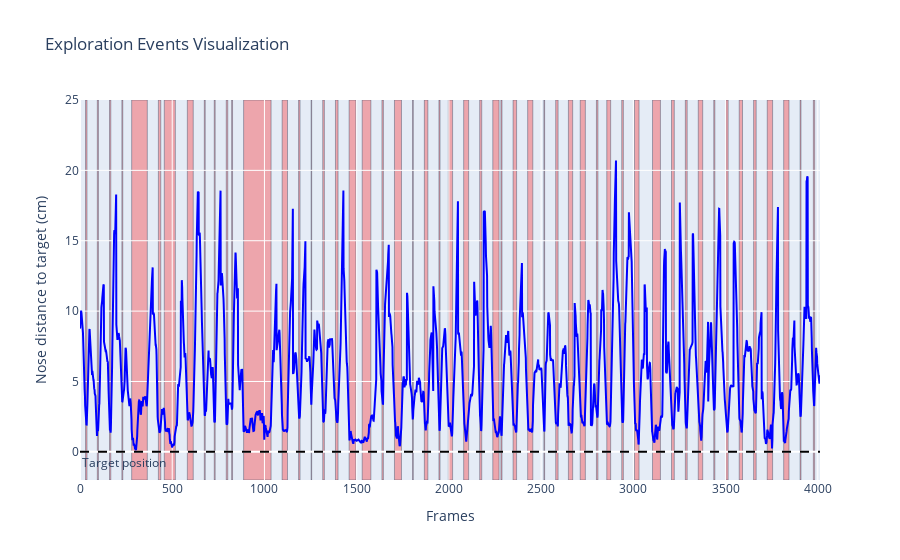

The notebook cell saved with this chart:
### Markdown cell above
---
We can see on the testing data that the exploratory events happen when the nose gets close to the object

### Code cell
rst.plot_example_data(model_dict['X_ts'], model_dict['y_ts'])

### Figure 1 — Plotly figure (JSON) as saved in the notebook; plotly's stock layout.template omitted (floating-point values rounded to 4 significant figures; data arrays with more than 128 entries replaced by an {"elided": "..."} marker saying what was removed)
{"data": [{"line": {"color": "blue"}, "mode": "lines", "name": "Position", "type": "scatter", "x": {"elided": "4013 int values"}, "y": {"elided": "4013 float values"}}], "layout": {"annotations": [{"showarrow": false, "text": "Target position", "x": 0, "xanchor": "left", "xref": "x domain", "y": 0, "yanchor": "top", "yref": "y"}], "legend": {"bgcolor": "rgba(255,255,255,0.6)", "orientation": "h", "x": 0.5, "xanchor": "center", "y": 1.05, "yanchor": "bottom"}, "shapes": [{"fillcolor": "rgba(255,0,0,0.3)", "layer": "below", "line": {"width": 0.4}, "type": "rect", "x0": 30, "x1": 38, "y0": -2, "y1": 25}, {"fillcolor": "rgba(255,0,0,0.3)", "layer": "below", "line": {"width": 0.4}, "type": "rect", "x0": 94, "x1": 100, "y0": -2, "y1": 25}, {"fillcolor": "rgba(255,0,0,0.3)", "layer": "below", "line": {"width": 0.4}, "type": "rect", "x0": 160, "x1": 167, "y0": -2, "y1": 25}, {"fillcolor": "rgba(255,0,0,0.3)", "layer": "below", "line": {"width": 0.4}, "type": "rect", "x0": 227, "x1": 232, "y0": -2, "y1": 25}, {"fillcolor": "rgba(255,0,0,0.3)", "layer": "below", "line": {"width": 0.4}, "type": "rect", "x0": 280, "x1": 365, "y0": -2, "y1": 25}, {"fillcolor": "rgba(255,0,0,0.3)", "layer": "below", "line": {"width": 0.4}, "type": "rect", "x0": 425, "x1": 438, "y0": -2, "y1": 25}, {"fillcolor": "rgba(255,0,0,0.3)", "layer": "below", "line": {"width": 0.4}, "type": "rect", "x0": 457, "x1": 517, "y0": -2, "y1": 25}, {"fillcolor": "rgba(255,0,0,0.3)", "layer": "below", "line": {"width": 0.4}, "type": "rect", "x0": 582, "x1": 614, "y0": -2, "y1": 25}, {"fillcolor": "rgba(255,0,0,0.3)", "layer": "below", "line": {"width": 0.4}, "type": "rect", "x0": 674, "x1": 679, "y0": -2, "y1": 25}, {"fillcolor": "rgba(255,0,0,0.3)", "layer": "below", "line": {"width": 0.4}, "type": "rect", "x0": 728, "x1": 733, "y0": -2, "y1": 25}, {"fillcolor": "rgba(255,0,0,0.3)", "layer": "below", "line": {"width": 0.4}, "type": "rect", "x0": 793, "x1": 801, "y0": -2, "y1": 25}, {"fillcolor": "rgba(255,0,0,0.3)", "layer": "below", "line": {"width": 0.4}, "type": "rect", "x0": 822, "x1": 827, "y0": -2, "y1": 25}, {"fillcolor": "rgba(255,0,0,0.3)", "layer": "below", "line": {"width": 0.4}, "type": "rect", "x0": 887, "x1": 1036, "y0": -2, "y1": 25}, {"fillcolor": "rgba(255,0,0,0.3)", "layer": "below", "line": {"width": 0.4}, "type": "rect", "x0": 1096, "x1": 1125, "y0": -2, "y1": 25}, {"fillcolor": "rgba(255,0,0,0.3)", "layer": "below", "line": {"width": 0.4}, "type": "rect", "x0": 1185, "x1": 1193, "y0": -2, "y1": 25}, {"fillcolor": "rgba(255,0,0,0.3)", "layer": "below", "line": {"width": 0.4}, "type": "rect", "x0": 1253, "x1": 1256, "y0": -2, "y1": 25}, {"fillcolor": "rgba(255,0,0,0.3)", "layer": "below", "line": {"width": 0.4}, "type": "rect", "x0": 1316, "x1": 1325, "y0": -2, "y1": 25}, {"fillcolor": "rgba(255,0,0,0.3)", "layer": "below", "line": {"width": 0.4}, "type": "rect", "x0": 1385, "x1": 1399, "y0": -2, "y1": 25}, {"fillcolor": "rgba(255,0,0,0.3)", "layer": "below", "line": {"width": 0.4}, "type": "rect", "x0": 1459, "x1": 1496, "y0": -2, "y1": 25}, {"fillcolor": "rgba(255,0,0,0.3)", "layer": "below", "line": {"width": 0.4}, "type": "rect", "x0": 1530, "x1": 1577, "y0": -2, "y1": 25}, {"fillcolor": "rgba(255,0,0,0.3)", "layer": "below", "line": {"width": 0.4}, "type": "rect", "x0": 1637, "x1": 1645, "y0": -2, "y1": 25}, {"fillcolor": "rgba(255,0,0,0.3)", "layer": "below", "line": {"width": 0.4}, "type": "rect", "x0": 1705, "x1": 1743, "y0": -2, "y1": 25}, {"fillcolor": "rgba(255,0,0,0.3)", "layer": "below", "line": {"width": 0.4}, "type": "rect", "x0": 1803, "x1": 1807, "y0": -2, "y1": 25}, {"fillcolor": "rgba(255,0,0,0.3)", "layer": "below", "line": {"width": 0.4}, "type": "rect", "x0": 1867, "x1": 1886, "y0": -2, "y1": 25}, {"fillcolor": "rgba(255,0,0,0.3)", "layer": "below", "line": {"width": 0.4}, "type": "rect", "x0": 1946, "x1": 1952, "y0": -2, "y1": 25}, {"fillcolor": "rgba(255,0,0,0.3)", "layer": "below", "line": {"width": 0.4}, "type": "rect", "x0": 1997, "x1": 2020, "y0": -2, "y1": 25}, {"fillcolor": "rgba(255,0,0,0.3)", "layer": "below", "line": {"width": 0.4}, "type": "rect", "x0": 2080, "x1": 2107, "y0": -2, "y1": 25}, {"fillcolor": "rgba(255,0,0,0.3)", "layer": "below", "line": {"width": 0.4}, "type": "rect", "x0": 2167, "x1": 2178, "y0": -2, "y1": 25}, {"fillcolor": "rgba(255,0,0,0.3)", "layer": "below", "line": {"width": 0.4}, "type": "rect", "x0": 2238, "x1": 2272, "y0": -2, "y1": 25}, {"fillcolor": "rgba(255,0,0,0.3)", "layer": "below", "line": {"width": 0.4}, "type": "rect", "x0": 2282, "x1": 2288, "y0": -2, "y1": 25}, {"fillcolor": "rgba(255,0,0,0.3)", "layer": "below", "line": {"width": 0.4}, "type": "rect", "x0": 2348, "x1": 2367, "y0": -2, "y1": 25}, {"fillcolor": "rgba(255,0,0,0.3)", "layer": "below", "line": {"width": 0.4}, "type": "rect", "x0": 2427, "x1": 2455, "y0": -2, "y1": 25}, {"fillcolor": "rgba(255,0,0,0.3)", "layer": "below", "line": {"width": 0.4}, "type": "rect", "x0": 2515, "x1": 2519, "y0": -2, "y1": 25}, {"fillcolor": "rgba(255,0,0,0.3)", "layer": "below", "line": {"width": 0.4}, "type": "rect", "x0": 2579, "x1": 2592, "y0": -2, "y1": 25}, {"fillcolor": "rgba(255,0,0,0.3)", "layer": "below", "line": {"width": 0.4}, "type": "rect", "x0": 2648, "x1": 2671, "y0": -2, "y1": 25}, {"fillcolor": "rgba(255,0,0,0.3)", "layer": "below", "line": {"width": 0.4}, "type": "rect", "x0": 2712, "x1": 2740, "y0": -2, "y1": 25}, {"fillcolor": "rgba(255,0,0,0.3)", "layer": "below", "line": {"width": 0.4}, "type": "rect", "x0": 2800, "x1": 2808, "y0": -2, "y1": 25}, {"fillcolor": "rgba(255,0,0,0.3)", "layer": "below", "line": {"width": 0.4}, "type": "rect", "x0": 2856, "x1": 2877, "y0": -2, "y1": 25}, {"fillcolor": "rgba(255,0,0,0.3)", "layer": "below", "line": {"width": 0.4}, "type": "rect", "x0": 2937, "x1": 2946, "y0": -2, "y1": 25}, {"fillcolor": "rgba(255,0,0,0.3)", "layer": "below", "line": {"width": 0.4}, "type": "rect", "x0": 3006, "x1": 3031, "y0": -2, "y1": 25}, {"fillcolor": "rgba(255,0,0,0.3)", "layer": "below", "line": {"width": 0.4}, "type": "rect", "x0": 3104, "x1": 3147, "y0": -2, "y1": 25}, {"fillcolor": "rgba(255,0,0,0.3)", "layer": "below", "line": {"width": 0.4}, "type": "rect", "x0": 3207, "x1": 3222, "y0": -2, "y1": 25}, {"fillcolor": "rgba(255,0,0,0.3)", "layer": "below", "line": {"width": 0.4}, "type": "rect", "x0": 3282, "x1": 3292, "y0": -2, "y1": 25}, {"fillcolor": "rgba(255,0,0,0.3)", "layer": "below", "line": {"width": 0.4}, "type": "rect", "x0": 3352, "x1": 3376, "y0": -2, "y1": 25}, {"fillcolor": "rgba(255,0,0,0.3)", "layer": "below", "line": {"width": 0.4}, "type": "rect", "x0": 3436, "x1": 3442, "y0": -2, "y1": 25}, {"fillcolor": "rgba(255,0,0,0.3)", "layer": "below", "line": {"width": 0.4}, "type": "rect", "x0": 3502, "x1": 3514, "y0": -2, "y1": 25}, {"fillcolor": "rgba(255,0,0,0.3)", "layer": "below", "line": {"width": 0.4}, "type": "rect", "x0": 3574, "x1": 3592, "y0": -2, "y1": 25}, {"fillcolor": "rgba(255,0,0,0.3)", "layer": "below", "line": {"width": 0.4}, "type": "rect", "x0": 3652, "x1": 3666, "y0": -2, "y1": 25}, {"fillcolor": "rgba(255,0,0,0.3)", "layer": "below", "line": {"width": 0.4}, "type": "rect", "x0": 3726, "x1": 3755, "y0": -2, "y1": 25}, {"fillcolor": "rgba(255,0,0,0.3)", "layer": "below", "line": {"width": 0.4}, "type": "rect", "x0": 3815, "x1": 3844, "y0": -2, "y1": 25}, {"fillcolor": "rgba(255,0,0,0.3)", "layer": "below", "line": {"width": 0.4}, "type": "rect", "x0": 3904, "x1": 3909, "y0": -2, "y1": 25}, {"fillcolor": "rgba(255,0,0,0.3)", "layer": "below", "line": {"width": 0.4}, "type": "rect", "x0": 3976, "x1": 3983, "y0": -2, "y1": 25}, {"line": {"color": "black", "dash": "dash"}, "type": "line", "x0": 0, "x1": 1, "xref": "x domain", "y0": 0, "y1": 0, "yref": "y"}], "title": {"text": "Exploration Events Visualization"}, "xaxis": {"title": {"text": "Frames"}}, "yaxis": {"range": [-2, 25], "title": {"text": "Nose distance to target (cm)"}}}}
